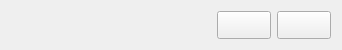
<?xml version="1.0" encoding="UTF-8"?>
<ui version="4.0">
 <class>Form</class>
 <widget class="QWidget" name="Form">
  <property name="geometry">
   <rect>
    <x>0</x>
    <y>0</y>
    <width>342</width>
    <height>44</height>
   </rect>
  </property>
  <property name="windowTitle">
   <string>Form</string>
  </property>
  <layout class="QHBoxLayout" name="horizontalLayout">
   <item>
    <widget class="QLabel" name="lbl_set_name">
     <property name="text">
      <string/>
     </property>
    </widget>
   </item>
   <item>
    <widget class="MyPushButton" name="btn_edit_flashcard">
     <property name="enabled">
      <bool>true</bool>
     </property>
     <property name="sizePolicy">
      <sizepolicy hsizetype="Fixed" vsizetype="Fixed">
       <horstretch>0</horstretch>
       <verstretch>0</verstretch>
      </sizepolicy>
     </property>
     <property name="font">
      <font>
       <pointsize>13</pointsize>
      </font>
     </property>
     <property name="text">
      <string/>
     </property>
     <property name="icon">
      <iconset>
       <normaloff>icons/edit.png</normaloff>
       <normalon>icons/ready.png</normalon>icons/edit.png</iconset>
     </property>
     <property name="checkable">
      <bool>true</bool>
     </property>
    </widget>
   </item>
   <item>
    <widget class="MyPushButton" name="btn_delete_set">
     <property name="enabled">
      <bool>true</bool>
     </property>
     <property name="sizePolicy">
      <sizepolicy hsizetype="Fixed" vsizetype="Fixed">
       <horstretch>0</horstretch>
       <verstretch>0</verstretch>
      </sizepolicy>
     </property>
     <property name="font">
      <font>
       <pointsize>13</pointsize>
      </font>
     </property>
     <property name="text">
      <string/>
     </property>
     <property name="icon">
      <iconset>
       <normaloff>icons/thrash.png</normaloff>icons/thrash.png</iconset>
     </property>
     <property name="checkable">
      <bool>false</bool>
     </property>
    </widget>
   </item>
  </layout>
 </widget>
 <customwidgets>
  <customwidget>
   <class>MyPushButton</class>
   <extends>QPushButton</extends>
   <header>basic_widgets.h</header>
  </customwidget>
 </customwidgets>
 <resources/>
 <connections/>
</ui>
